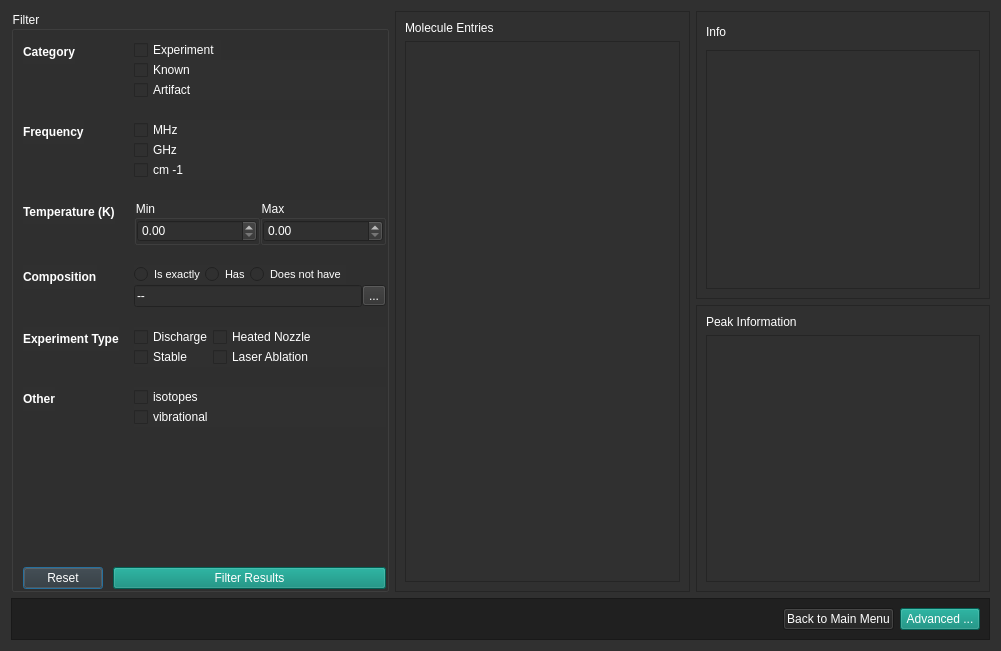
<?xml version="1.0" encoding="UTF-8"?>
<ui version="4.0">
 <class>Dialog</class>
 <widget class="QDialog" name="Dialog">
  <property name="geometry">
   <rect>
    <x>0</x>
    <y>0</y>
    <width>1001</width>
    <height>651</height>
   </rect>
  </property>
  <property name="windowTitle">
   <string>Dialog</string>
  </property>
  <property name="styleSheet">
   <string notr="true">background-color: rgb(48, 48, 48);
color: rgb(255, 255, 255);</string>
  </property>
  <layout class="QGridLayout" name="gridLayout_12">
   <item row="1" column="2">
    <widget class="QScrollArea" name="scrollArea_3">
     <property name="sizePolicy">
      <sizepolicy hsizetype="Expanding" vsizetype="Expanding">
       <horstretch>0</horstretch>
       <verstretch>0</verstretch>
      </sizepolicy>
     </property>
     <property name="widgetResizable">
      <bool>true</bool>
     </property>
     <widget class="QWidget" name="scrollAreaWidgetContents_3">
      <property name="geometry">
       <rect>
        <x>0</x>
        <y>0</y>
        <width>272</width>
        <height>284</height>
       </rect>
      </property>
      <layout class="QGridLayout" name="gridLayout_11">
       <item row="0" column="0">
        <widget class="QLabel" name="label_11">
         <property name="text">
          <string>Peak Information</string>
         </property>
        </widget>
       </item>
       <item row="1" column="0">
        <widget class="QTableWidget" name="peak_table">
         <property name="styleSheet">
          <string notr="true"/>
         </property>
        </widget>
       </item>
      </layout>
     </widget>
    </widget>
   </item>
   <item row="0" column="1" rowspan="2">
    <widget class="QScrollArea" name="scrollArea">
     <property name="sizePolicy">
      <sizepolicy hsizetype="Expanding" vsizetype="Expanding">
       <horstretch>0</horstretch>
       <verstretch>0</verstretch>
      </sizepolicy>
     </property>
     <property name="widgetResizable">
      <bool>true</bool>
     </property>
     <widget class="QWidget" name="scrollAreaWidgetContents">
      <property name="geometry">
       <rect>
        <x>0</x>
        <y>0</y>
        <width>272</width>
        <height>579</height>
       </rect>
      </property>
      <layout class="QGridLayout" name="gridLayout">
       <item row="1" column="0">
        <widget class="QTableWidget" name="molecules_table">
         <property name="styleSheet">
          <string notr="true"/>
         </property>
        </widget>
       </item>
       <item row="0" column="0">
        <widget class="QLabel" name="label_5">
         <property name="text">
          <string>Molecule Entries</string>
         </property>
        </widget>
       </item>
      </layout>
     </widget>
    </widget>
   </item>
   <item row="0" column="2">
    <widget class="QScrollArea" name="scrollArea_2">
     <property name="widgetResizable">
      <bool>true</bool>
     </property>
     <widget class="QWidget" name="scrollAreaWidgetContents_2">
      <property name="geometry">
       <rect>
        <x>0</x>
        <y>0</y>
        <width>272</width>
        <height>285</height>
       </rect>
      </property>
      <layout class="QGridLayout" name="gridLayout_2">
       <item row="2" column="0">
        <widget class="QTableWidget" name="info_table">
         <property name="styleSheet">
          <string notr="true"/>
         </property>
        </widget>
       </item>
       <item row="1" column="0">
        <layout class="QHBoxLayout" name="horizontalLayout_2">
         <item>
          <widget class="QLabel" name="label_6">
           <property name="sizePolicy">
            <sizepolicy hsizetype="Preferred" vsizetype="Fixed">
             <horstretch>0</horstretch>
             <verstretch>0</verstretch>
            </sizepolicy>
           </property>
           <property name="text">
            <string>Info</string>
           </property>
          </widget>
         </item>
         <item>
          <widget class="QToolButton" name="edit_btn">
           <property name="maximumSize">
            <size>
             <width>16777215</width>
             <height>30</height>
            </size>
           </property>
           <property name="text">
            <string/>
           </property>
           <property name="autoRaise">
            <bool>true</bool>
           </property>
          </widget>
         </item>
         <item>
          <widget class="QToolButton" name="delete_btn">
           <property name="text">
            <string/>
           </property>
           <property name="autoRaise">
            <bool>true</bool>
           </property>
          </widget>
         </item>
        </layout>
       </item>
      </layout>
     </widget>
    </widget>
   </item>
   <item row="0" column="0" rowspan="2">
    <widget class="QGroupBox" name="groupBox_3">
     <property name="font">
      <font>
       <pointsize>9</pointsize>
      </font>
     </property>
     <property name="title">
      <string>Filter</string>
     </property>
     <layout class="QGridLayout" name="gridLayout_5">
      <property name="rightMargin">
       <number>0</number>
      </property>
      <property name="bottomMargin">
       <number>0</number>
      </property>
      <property name="spacing">
       <number>0</number>
      </property>
      <item row="2" column="0">
       <layout class="QHBoxLayout" name="horizontalLayout_7">
        <item>
         <widget class="QPushButton" name="reset_btn">
          <property name="text">
           <string>Reset</string>
          </property>
         </widget>
        </item>
        <item>
         <spacer name="horizontalSpacer_2">
          <property name="orientation">
           <enum>Qt::Horizontal</enum>
          </property>
          <property name="sizeType">
           <enum>QSizePolicy::Fixed</enum>
          </property>
          <property name="sizeHint" stdset="0">
           <size>
            <width>10</width>
            <height>20</height>
           </size>
          </property>
         </spacer>
        </item>
        <item>
         <widget class="QPushButton" name="filter_btn">
          <property name="sizePolicy">
           <sizepolicy hsizetype="MinimumExpanding" vsizetype="Fixed">
            <horstretch>0</horstretch>
            <verstretch>0</verstretch>
           </sizepolicy>
          </property>
          <property name="styleSheet">
           <string notr="true">background-color: rgb(1, 133, 116);</string>
          </property>
          <property name="text">
           <string>Filter Results</string>
          </property>
         </widget>
        </item>
       </layout>
      </item>
      <item row="0" column="0">
       <layout class="QFormLayout" name="formLayout">
        <property name="fieldGrowthPolicy">
         <enum>QFormLayout::ExpandingFieldsGrow</enum>
        </property>
        <property name="labelAlignment">
         <set>Qt::AlignLeading|Qt::AlignLeft|Qt::AlignVCenter</set>
        </property>
        <property name="horizontalSpacing">
         <number>15</number>
        </property>
        <property name="verticalSpacing">
         <number>20</number>
        </property>
        <item row="0" column="0">
         <widget class="QLabel" name="label_2">
          <property name="font">
           <font>
            <weight>75</weight>
            <bold>true</bold>
           </font>
          </property>
          <property name="text">
           <string>Category</string>
          </property>
         </widget>
        </item>
        <item row="0" column="1">
         <layout class="QGridLayout" name="category_grid_layout">
          <property name="spacing">
           <number>0</number>
          </property>
          <item row="1" column="1">
           <widget class="QCheckBox" name="known_chk">
            <property name="sizePolicy">
             <sizepolicy hsizetype="MinimumExpanding" vsizetype="Fixed">
              <horstretch>0</horstretch>
              <verstretch>0</verstretch>
             </sizepolicy>
            </property>
            <property name="styleSheet">
             <string notr="true"/>
            </property>
            <property name="text">
             <string>Known</string>
            </property>
            <property name="autoExclusive">
             <bool>false</bool>
            </property>
           </widget>
          </item>
          <item row="2" column="1">
           <widget class="QCheckBox" name="artifact_chk">
            <property name="sizePolicy">
             <sizepolicy hsizetype="Expanding" vsizetype="Fixed">
              <horstretch>0</horstretch>
              <verstretch>0</verstretch>
             </sizepolicy>
            </property>
            <property name="styleSheet">
             <string notr="true"/>
            </property>
            <property name="text">
             <string>Artifact</string>
            </property>
           </widget>
          </item>
          <item row="0" column="1">
           <widget class="QCheckBox" name="experiment_chk">
            <property name="sizePolicy">
             <sizepolicy hsizetype="Fixed" vsizetype="Fixed">
              <horstretch>0</horstretch>
              <verstretch>0</verstretch>
             </sizepolicy>
            </property>
            <property name="styleSheet">
             <string notr="true"/>
            </property>
            <property name="text">
             <string>Experiment</string>
            </property>
           </widget>
          </item>
         </layout>
        </item>
        <item row="1" column="0">
         <widget class="QLabel" name="label">
          <property name="font">
           <font>
            <weight>75</weight>
            <bold>true</bold>
           </font>
          </property>
          <property name="styleSheet">
           <string notr="true">color: rgb(255, 255, 255);</string>
          </property>
          <property name="text">
           <string>Frequency</string>
          </property>
         </widget>
        </item>
        <item row="1" column="1">
         <layout class="QGridLayout" name="frequency_grid_layout">
          <item row="0" column="0">
           <widget class="QCheckBox" name="mhz_chk">
            <property name="styleSheet">
             <string notr="true"/>
            </property>
            <property name="text">
             <string>MHz</string>
            </property>
           </widget>
          </item>
          <item row="2" column="0">
           <widget class="QCheckBox" name="ghz_chk">
            <property name="sizePolicy">
             <sizepolicy hsizetype="MinimumExpanding" vsizetype="Fixed">
              <horstretch>0</horstretch>
              <verstretch>0</verstretch>
             </sizepolicy>
            </property>
            <property name="styleSheet">
             <string notr="true"/>
            </property>
            <property name="text">
             <string>GHz</string>
            </property>
           </widget>
          </item>
          <item row="3" column="0">
           <widget class="QCheckBox" name="cm1_chk">
            <property name="styleSheet">
             <string notr="true"/>
            </property>
            <property name="text">
             <string>cm -1</string>
            </property>
           </widget>
          </item>
         </layout>
        </item>
        <item row="2" column="0">
         <widget class="QLabel" name="label_3">
          <property name="font">
           <font>
            <weight>75</weight>
            <bold>true</bold>
           </font>
          </property>
          <property name="text">
           <string>Temperature (K)</string>
          </property>
         </widget>
        </item>
        <item row="2" column="1">
         <layout class="QHBoxLayout" name="temperature_hbox_layout">
          <item>
           <widget class="QGroupBox" name="groupBox">
            <property name="title">
             <string>Min</string>
            </property>
            <layout class="QGridLayout" name="gridLayout_3">
             <property name="margin">
              <number>0</number>
             </property>
             <property name="spacing">
              <number>0</number>
             </property>
             <item row="0" column="0">
              <widget class="QDoubleSpinBox" name="temp_min_spinbx">
               <property name="sizePolicy">
                <sizepolicy hsizetype="MinimumExpanding" vsizetype="Fixed">
                 <horstretch>0</horstretch>
                 <verstretch>0</verstretch>
                </sizepolicy>
               </property>
              </widget>
             </item>
            </layout>
           </widget>
          </item>
          <item>
           <widget class="QGroupBox" name="groupBox_2">
            <property name="title">
             <string>Max</string>
            </property>
            <layout class="QGridLayout" name="gridLayout_4">
             <property name="margin">
              <number>0</number>
             </property>
             <property name="spacing">
              <number>0</number>
             </property>
             <item row="0" column="0">
              <widget class="QDoubleSpinBox" name="temp_max_spinbx">
               <property name="sizePolicy">
                <sizepolicy hsizetype="MinimumExpanding" vsizetype="Fixed">
                 <horstretch>0</horstretch>
                 <verstretch>0</verstretch>
                </sizepolicy>
               </property>
              </widget>
             </item>
            </layout>
           </widget>
          </item>
         </layout>
        </item>
        <item row="3" column="0">
         <widget class="QLabel" name="label_7">
          <property name="font">
           <font>
            <weight>75</weight>
            <bold>true</bold>
           </font>
          </property>
          <property name="text">
           <string>Composition</string>
          </property>
         </widget>
        </item>
        <item row="3" column="1">
         <layout class="QVBoxLayout" name="composition_vbox_layout">
          <item>
           <layout class="QGridLayout" name="gridLayout_7">
            <item row="1" column="2">
             <widget class="QRadioButton" name="composition_nothave_rdio">
              <property name="font">
               <font>
                <pointsize>8</pointsize>
               </font>
              </property>
              <property name="text">
               <string>Does not have</string>
              </property>
             </widget>
            </item>
            <item row="1" column="0">
             <widget class="QRadioButton" name="composition_exactly_rdo">
              <property name="font">
               <font>
                <pointsize>8</pointsize>
               </font>
              </property>
              <property name="text">
               <string>Is exactly</string>
              </property>
             </widget>
            </item>
            <item row="1" column="1">
             <widget class="QRadioButton" name="composition_has_rdio">
              <property name="sizePolicy">
               <sizepolicy hsizetype="MinimumExpanding" vsizetype="Fixed">
                <horstretch>0</horstretch>
                <verstretch>0</verstretch>
               </sizepolicy>
              </property>
              <property name="font">
               <font>
                <pointsize>8</pointsize>
               </font>
              </property>
              <property name="text">
               <string>Has</string>
              </property>
             </widget>
            </item>
            <item row="1" column="3">
             <spacer name="horizontalSpacer_3">
              <property name="orientation">
               <enum>Qt::Horizontal</enum>
              </property>
              <property name="sizeHint" stdset="0">
               <size>
                <width>40</width>
                <height>20</height>
               </size>
              </property>
             </spacer>
            </item>
           </layout>
          </item>
          <item>
           <layout class="QVBoxLayout" name="verticalLayout_2">
            <item>
             <layout class="QHBoxLayout" name="horizontalLayout_3">
              <property name="spacing">
               <number>0</number>
              </property>
              <item>
               <widget class="QLineEdit" name="composition_txt">
                <property name="text">
                 <string>--</string>
                </property>
               </widget>
              </item>
              <item>
               <widget class="QToolButton" name="composition_btn">
                <property name="text">
                 <string>...</string>
                </property>
               </widget>
              </item>
             </layout>
            </item>
           </layout>
          </item>
         </layout>
        </item>
        <item row="4" column="0">
         <widget class="QLabel" name="label_9">
          <property name="font">
           <font>
            <weight>75</weight>
            <bold>true</bold>
           </font>
          </property>
          <property name="text">
           <string>Experiment Type</string>
          </property>
          <property name="wordWrap">
           <bool>true</bool>
          </property>
         </widget>
        </item>
        <item row="4" column="1">
         <layout class="QGridLayout" name="gridLayout_8">
          <item row="0" column="0">
           <widget class="QCheckBox" name="dicharge_chk">
            <property name="text">
             <string>Discharge</string>
            </property>
           </widget>
          </item>
          <item row="1" column="0">
           <widget class="QCheckBox" name="stable_chk">
            <property name="text">
             <string>Stable</string>
            </property>
           </widget>
          </item>
          <item row="0" column="1">
           <widget class="QCheckBox" name="heated_nozzle_chk">
            <property name="sizePolicy">
             <sizepolicy hsizetype="MinimumExpanding" vsizetype="Fixed">
              <horstretch>0</horstretch>
              <verstretch>0</verstretch>
             </sizepolicy>
            </property>
            <property name="text">
             <string>Heated Nozzle</string>
            </property>
           </widget>
          </item>
          <item row="1" column="1">
           <widget class="QCheckBox" name="laser_ablation_chk">
            <property name="text">
             <string>Laser Ablation</string>
            </property>
           </widget>
          </item>
         </layout>
        </item>
        <item row="5" column="0">
         <widget class="QLabel" name="label_10">
          <property name="font">
           <font>
            <weight>75</weight>
            <bold>true</bold>
           </font>
          </property>
          <property name="text">
           <string>Other</string>
          </property>
          <property name="wordWrap">
           <bool>true</bool>
          </property>
         </widget>
        </item>
        <item row="5" column="1">
         <layout class="QGridLayout" name="other_grid_layout">
          <item row="0" column="0">
           <widget class="QCheckBox" name="isotope_chk">
            <property name="text">
             <string>isotopes</string>
            </property>
           </widget>
          </item>
          <item row="1" column="0">
           <widget class="QCheckBox" name="vibrational_chk">
            <property name="sizePolicy">
             <sizepolicy hsizetype="MinimumExpanding" vsizetype="Fixed">
              <horstretch>0</horstretch>
              <verstretch>0</verstretch>
             </sizepolicy>
            </property>
            <property name="text">
             <string>vibrational</string>
            </property>
           </widget>
          </item>
         </layout>
        </item>
       </layout>
      </item>
     </layout>
    </widget>
   </item>
   <item row="2" column="0" colspan="3">
    <widget class="QFrame" name="frame_2">
     <property name="sizePolicy">
      <sizepolicy hsizetype="Preferred" vsizetype="Fixed">
       <horstretch>0</horstretch>
       <verstretch>0</verstretch>
      </sizepolicy>
     </property>
     <property name="styleSheet">
      <string notr="true">background-color: rgb(32, 32, 32);</string>
     </property>
     <property name="frameShape">
      <enum>QFrame::StyledPanel</enum>
     </property>
     <property name="frameShadow">
      <enum>QFrame::Raised</enum>
     </property>
     <layout class="QHBoxLayout" name="horizontalLayout_4">
      <item>
       <spacer name="horizontalSpacer">
        <property name="orientation">
         <enum>Qt::Horizontal</enum>
        </property>
        <property name="sizeHint" stdset="0">
         <size>
          <width>40</width>
          <height>20</height>
         </size>
        </property>
       </spacer>
      </item>
      <item>
       <widget class="QPushButton" name="back_btn">
        <property name="sizePolicy">
         <sizepolicy hsizetype="Minimum" vsizetype="MinimumExpanding">
          <horstretch>0</horstretch>
          <verstretch>0</verstretch>
         </sizepolicy>
        </property>
        <property name="text">
         <string>Back to Main Menu</string>
        </property>
       </widget>
      </item>
      <item>
       <widget class="QPushButton" name="advanced_btn">
        <property name="sizePolicy">
         <sizepolicy hsizetype="Minimum" vsizetype="MinimumExpanding">
          <horstretch>0</horstretch>
          <verstretch>0</verstretch>
         </sizepolicy>
        </property>
        <property name="styleSheet">
         <string notr="true">background-color: rgb(1, 133, 116);</string>
        </property>
        <property name="text">
         <string>Advanced ...</string>
        </property>
       </widget>
      </item>
     </layout>
    </widget>
   </item>
  </layout>
 </widget>
 <resources/>
 <connections/>
</ui>
